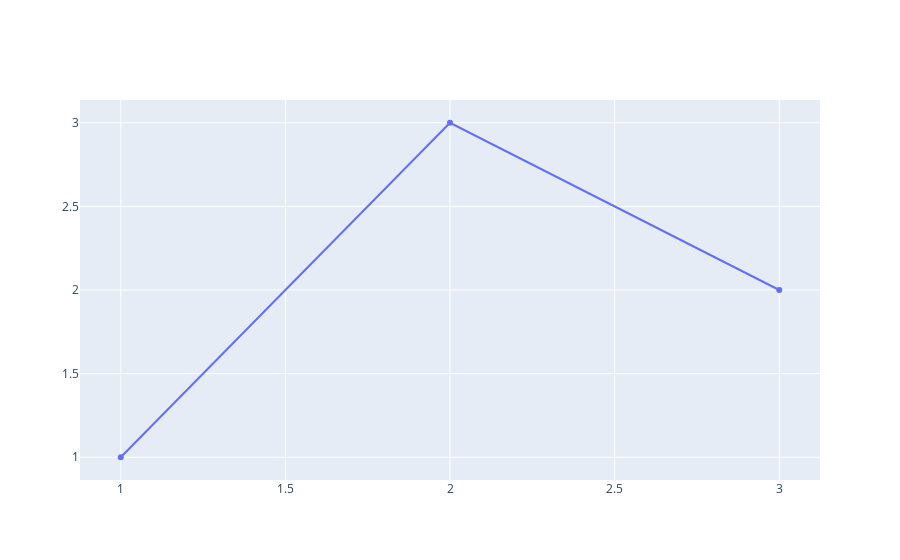

The code cell stored with this chart in its notebook:
### Code cell
#plotly version 4.x
#As of version 4, plotly renderers know about Colab, so the following is sufficient to display a figure in both Colab and Jupyter (and other notebooks like Kaggle, Azure, nteract):

import plotly.graph_objects as go
fig = go.Figure( go.Scatter(x=[1,2,3], y=[1,3,2] ) )
fig.show()

#plotly version 3.x
#Here's an example showing the use of Plotly in Colab. (Plotly requires custom initialization.)

#https://colab.research.google.com/notebook#fileId=14oudHx5e5r7hm1QcbZ24FVHXgVPD0k8f

#You need to define this function:

def configure_plotly_browser_state():
  import IPython
  display(IPython.core.display.HTML('''
        <script src="/static/components/requirejs/require.js"></script>
        <script>
          requirejs.config({
            paths: {
              base: '/static/base',
              plotly: 'https://cdn.plot.ly/plotly-latest.min.js?noext',
            },
          });
        </script>
        '''))
configure_plotly_browser_state()

### Figure 1 — Plotly figure (JSON) as saved in the notebook; plotly's stock layout.template omitted (floating-point values rounded to 4 significant figures)
{"data": [{"x": [1, 2, 3], "y": [1, 3, 2], "type": "scatter"}], "layout": {}}
